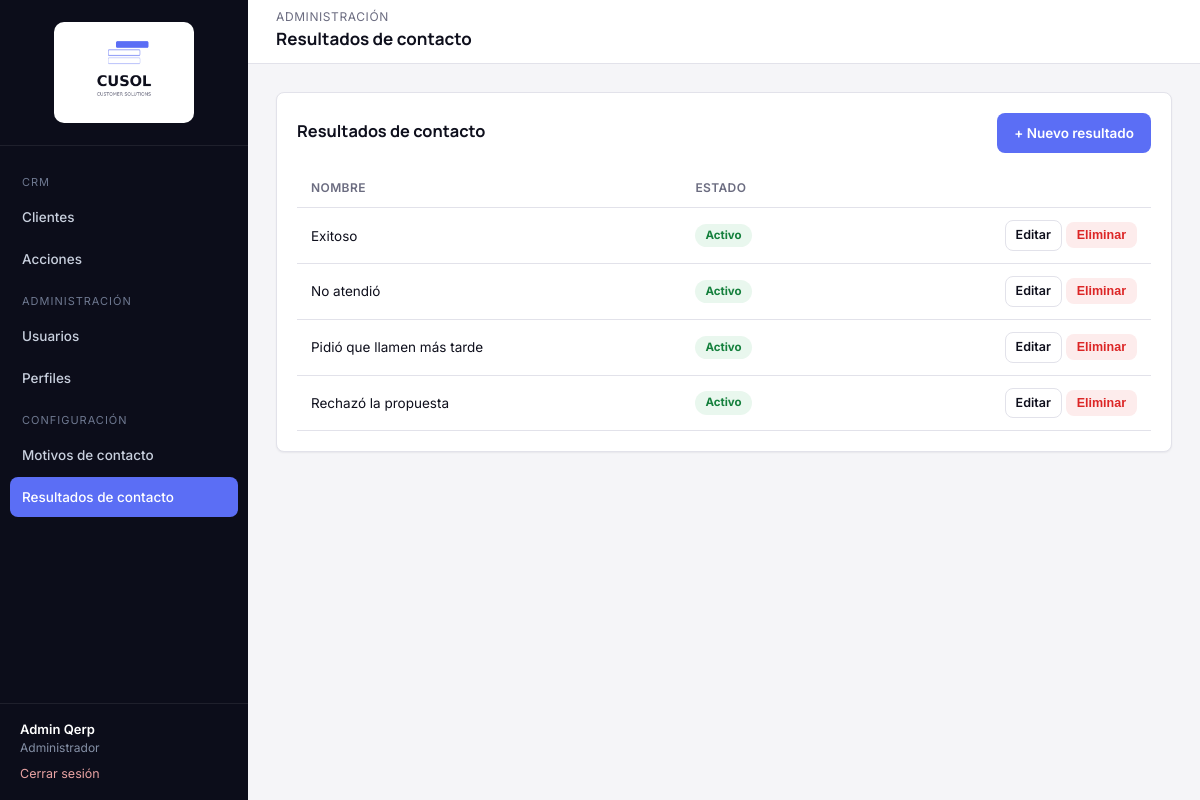
Screenshot of /modules/resultados-contacto/index.php (signed in) with the database file from the repository.
### tables this page shows
CREATE TABLE qerp_secciones (
  id INT PRIMARY KEY AUTO_INCREMENT,
  nombre VARCHAR(100) NOT NULL,
  slug VARCHAR(100) NOT NULL UNIQUE,
  icono VARCHAR(50) DEFAULT NULL,
  grupo VARCHAR(50) NOT NULL DEFAULT 'General',
  orden INT DEFAULT 0
);

CREATE TABLE qerp_resultados_contacto (
  id INT PRIMARY KEY AUTO_INCREMENT,
  nombre VARCHAR(100) NOT NULL,
  activo TINYINT(1) NOT NULL DEFAULT 1
);

### includes/funciones.php (called while the page is built, shortened)
<?php
function estaLogueado(): bool
{
    return isset($_SESSION['usuario_id']);
}
function usuarioActual(): ?array
{
    return [
        'id'         => $_SESSION['usuario_id'],
        'nombre'     => $_SESSION['usuario_nombre'],
        'apellido'   => $_SESSION['usuario_apellido'],
        'mail'       => $_SESSION['usuario_mail'],
        'perfil_id'  => $_SESSION['perfil_id'],
        'perfil'     => $_SESSION['perfil_nombre'],
    ];
}
function tienePermiso(PDO $pdo, string $slugSeccion, string $accion = 'ver'): bool
{
    $accionesValidas = ['ver', 'crear', 'editar', 'eliminar'];
    static $cache = [];
    $clave = $_SESSION['perfil_id'] . '-' . $slugSeccion;
    if (!isset($cache[$clave])) {
        $stmt = $pdo->prepare(
            "SELECT pp.ver, pp.crear, pp.editar, pp.eliminar
             FROM qerp_perfil_permisos pp
             INNER JOIN qerp_secciones s ON s.id = pp.seccion_id
             WHERE pp.perfil_id = :perfil_id AND s.slug = :slug
             LIMIT 1"
        );
        $stmt->execute([
            ':perfil_id' => $_SESSION['perfil_id'],
            ':slug'      => $slugSeccion,
        ]);
        $cache[$clave] = $stmt->fetch() ?: ['ver' => 0, 'crear' => 0, 'editar' => 0, 'eliminar' => 0];
    }
    return (bool) $cache[$clave][$accion];
}
function requerirPermiso(PDO $pdo, string $slugSeccion, string $accion = 'ver'): void
{
    if (!tienePermiso($pdo, $slugSeccion, $accion)) {
        http_response_code(403);
        include __DIR__ . '/../includes/403.php';
        exit;
    }
}
function asset(string $ruta): string
{
    $rutaFs = $_SERVER['DOCUMENT_ROOT'] . QERP_URL_BASE . $ruta;
    $version = file_exists($rutaFs) ? filemtime($rutaFs) : time();
    return QERP_URL_BASE . $ruta . '?v=' . $version;
}
function e(?string $valor): string
{
    return htmlspecialchars($valor ?? '', ENT_QUOTES, 'UTF-8');
}
function obtenerSeccionesMenu(PDO $pdo): array
{
    $stmt = $pdo->query('SELECT * FROM qerp_secciones ORDER BY orden ASC');
    return $stmt->fetchAll();
}

### modules/resultados-contacto/index.php (the view, shortened to what this page needs)
<?php
require_once __DIR__ . '/../../config/conexion.php';
require_once __DIR__ . '/../../includes/funciones.php';
requerirPermiso($pdo, 'resultados-contacto', 'ver');
$tituloPagina = 'Resultados de contacto';
$eyebrowPagina = 'Administración';
$slugSeccionActual = 'resultados-contacto';
$puedeCrear  = tienePermiso($pdo, 'resultados-contacto', 'crear');
$puedeEditar = tienePermiso($pdo, 'resultados-contacto', 'editar');
$puedeBorrar = tienePermiso($pdo, 'resultados-contacto', 'eliminar');
$resultados = $pdo->query('SELECT * FROM qerp_resultados_contacto ORDER BY nombre')->fetchAll();
include __DIR__ . '/../../includes/header.php';
?>
<div class="card">
    <div class="card-header">
        <h3>Resultados de contacto</h3>
        <?php if ($puedeCrear): ?>
            <a href="nuevo.php" class="btn btn-primary">+ Nuevo resultado</a>
        <?php endif; ?>
    </div>
    <div class="tabla-responsive">
    <table class="tabla-qerp">
        <thead>
            <tr>
                <th>Nombre</th>
                <th>Estado</th>
                <th></th>
            </tr>
        </thead>
        <tbody>
            <?php foreach ($resultados as $r): ?>
            <tr>
                <td><?= e($r['nombre']) ?></td>
                <td>
                    <span class="badge <?= $r['activo'] ? 'badge-activo' : 'badge-inactivo' ?>">
                        <?= $r['activo'] ? 'Activo' : 'Inactivo' ?>
                    </span>
                </td>
                <td style="text-align:right;white-space:nowrap;">
                    <?php if ($puedeEditar): ?>
                        <a href="editar.php?id=<?= (int) $r['id'] ?>" class="btn btn-outline btn-sm">Editar</a>
                    <?php endif; ?>
                    <?php if ($puedeBorrar): ?>
                        <form method="post" action="eliminar.php" style="display:inline;"
                              onsubmit="return confirm('¿Eliminar este resultado?');">
                            <button type="submit" class="btn btn-danger btn-sm">Eliminar</button>
                        </form>
                    <?php endif; ?>
                </td>
            </tr>
            <?php endforeach; ?>
        </tbody>
    </table>
    </div>
</div>
<?php include __DIR__ . '/../../includes/footer.php'; ?>

### includes/header.php (shortened to what this page needs)
<!DOCTYPE html>
<html lang="es">
<head>
    <link rel="stylesheet" href="<?= asset('/assets/css/style.css') ?>">
</head>
<body>
<div class="qerp-shell">
    <?php include __DIR__ . '/sidebar.php'; ?>
    <div class="qerp-main">
        <header class="qerp-header">
            <div>
                <?php if (!empty($eyebrowPagina)): ?>
                    <div class="eyebrow"><?= e($eyebrowPagina) ?></div>
                <?php endif; ?>
                <h1><?= e($tituloPagina ?? '') ?></h1>
            </div>
        </header>
        <main class="qerp-content">

### includes/sidebar.php (shortened to what this page needs)
<?php
$usuario = usuarioActual();
$secciones = obtenerSeccionesMenu($pdo);
$slugActual = $slugSeccionActual ?? '';
$grupos = [];
foreach ($secciones as $s) {
    $grupos[$s['grupo'] ?? 'General'][] = $s;
}
$ordenGrupos = ['CRM', 'Administración', 'Configuración'];
?>
<aside class="qerp-sidebar" id="qerpSidebar">
    <div class="brand">
        <img src="<?= QERP_URL_BASE ?>/assets/img/logo-cusol.png" alt="CUSOL" class="logo-sidebar">
    </div>
    <nav class="qerp-nav">
        <?php foreach ($ordenGrupos as $grupo): ?>
            <?php
                $items = array_filter($grupos[$grupo] ?? [], fn($s) => tienePermiso($pdo, $s['slug'], 'ver'));
            ?>
            <div class="seccion-titulo"><?= e($grupo) ?></div>
            <?php foreach ($items as $s): ?>
                <a href="<?= QERP_URL_BASE ?>/modules/<?= e($s['slug']) ?>/index.php"
                   class="<?= $slugActual === $s['slug'] ? 'activo' : '' ?>">
                    <?= e($s['nombre']) ?>
                </a>
            <?php endforeach; ?>
        <?php endforeach; ?>
    </nav>
    <div class="usuario-box">
        <div class="nombre"><?= e($usuario['nombre'] . ' ' . $usuario['apellido']) ?></div>
        <div class="perfil"><?= e($usuario['perfil']) ?></div>
        <a class="salir" href="<?= QERP_URL_BASE ?>/login/logout.php">Cerrar sesión</a>
    </div>
</aside>

### assets/css/style.css (style rules this page uses)
:root { --bg: #F5F5F8; --surface: #FFFFFF; --ink: #0E0F1C; --muted: #6B6C80; --border: #E2E2EA; --navy: #0C0D1A; --navy-light: #1B1D2E; --navy-hover: #262940; --accent: #5B6EF5; --accent-light: #ECEEFE; --accent-hover: #3A4FD4; --danger: #DC2626; --danger-light: #FDECEC; --success: #15803D; --success-light: #E9F7EE; --warning: #B45309; --warning-light: #FEF3E2; --radius: 8px; --shadow-sm: 0 1px 2px rgba(16, 24, 38, 0.06); --shadow-md: 0 4px 16px rgba(16, 24, 38, 0.08); --sidebar-w: 248px; --header-h: 64px; }
* { box-sizing: border-box; }
html, body { margin: 0; padding: 0; background: var(--bg); color: var(--ink); font-family: 'Inter', -apple-system, BlinkMacSystemFont, 'Segoe UI', sans-serif; font-size: 14px; line-height: 1.5; }
h1, h2, h3, h4 { font-family: 'Manrope', 'Inter', sans-serif; font-weight: 700; color: var(--ink); margin: 0 0 4px 0; }
a { color: var(--accent); text-decoration: none; }
.qerp-shell { display: flex; min-height: 100vh; }
.qerp-sidebar { width: var(--sidebar-w); background: var(--navy); color: #C9D0DE; flex-shrink: 0; position: fixed; top: 0; left: 0; bottom: 0; display: flex; flex-direction: column; }
.qerp-sidebar .brand { display: flex; align-items: center; justify-content: center; padding: 22px 20px; border-bottom: 1px solid rgba(255,255,255,0.08); }
.logo-sidebar { width: 140px; height: auto; background: #fff; border-radius: 10px; padding: 10px 12px; }
.qerp-nav { padding: 16px 10px; flex: 1; overflow-y: auto; }
.qerp-nav .seccion-titulo { text-transform: uppercase; font-size: 11px; letter-spacing: 1px; color: #6E7890; padding: 12px 12px 6px; }
.qerp-nav a { display: flex; align-items: center; gap: 10px; padding: 10px 12px; border-radius: var(--radius); color: #C9D0DE; font-weight: 500; font-size: 13.5px; margin-bottom: 2px; }
.qerp-nav a.activo { background: var(--accent); color: #fff; }
.qerp-sidebar .usuario-box { padding: 16px 20px; border-top: 1px solid rgba(255,255,255,0.08); font-size: 13px; }
.qerp-sidebar .usuario-box .nombre { color: #fff; font-weight: 600; }
.qerp-sidebar .usuario-box .perfil { color: #8590A6; font-size: 12px; }
.qerp-sidebar .usuario-box a.salir { display: inline-block; margin-top: 8px; color: #E9A3A3; font-size: 12.5px; }
.qerp-main { margin-left: var(--sidebar-w); flex: 1; display: flex; flex-direction: column; min-height: 100vh; }
.qerp-header { height: var(--header-h); background: var(--surface); border-bottom: 1px solid var(--border); display: flex; align-items: center; justify-content: space-between; padding: 0 28px; position: sticky; top: 0; z-index: 10; }
.qerp-header h1 { font-size: 17px; }
.qerp-header .eyebrow { font-size: 12px; color: var(--muted); text-transform: uppercase; letter-spacing: 0.6px; }
.qerp-content { padding: 28px; flex: 1; }
.card { position: relative; background: var(--surface); border: 1px solid var(--border); border-radius: var(--radius); box-shadow: var(--shadow-sm); padding: 20px; }
.card-header { display: flex; align-items: center; justify-content: space-between; margin-bottom: 16px; }
.btn { display: inline-flex; align-items: center; gap: 6px; padding: 9px 16px; border-radius: var(--radius); border: 1px solid transparent; font-size: 13.5px; font-weight: 600; cursor: pointer; text-decoration: none !important; }
.btn-primary { background: var(--accent); color: #fff; }
.btn-outline { background: transparent; border-color: var(--border); color: var(--ink); }
.btn-danger { background: var(--danger-light); color: var(--danger); }
.btn-sm { padding: 5px 10px; font-size: 12.5px; }
table.tabla-qerp { width: 100%; border-collapse: collapse; font-size: 13.5px; }
.tabla-qerp th { text-align: left; color: var(--muted); font-weight: 600; font-size: 12px; text-transform: uppercase; letter-spacing: 0.4px; padding: 10px 14px; border-bottom: 1px solid var(--border); }
.tabla-qerp td { padding: 12px 14px; border-bottom: 1px solid var(--border); color: var(--ink); }
.tabla-responsive { overflow-x: auto; }
.badge { display: inline-block; padding: 3px 10px; border-radius: 20px; font-size: 11.5px; font-weight: 700; }
.badge-activo, .badge-completado { background: var(--success-light); color: var(--success); }

### rows the page displays
qerp_secciones: nombre "Clientes"
qerp_secciones: nombre "Acciones"
qerp_secciones: nombre "Usuarios"
qerp_secciones: nombre "Perfiles"
qerp_secciones: nombre "Motivos de contacto"
qerp_secciones: nombre "Resultados de contacto"
qerp_resultados_contacto: nombre "Exitoso", activo "Activo"
qerp_resultados_contacto: nombre "No atendió", activo "Activo"
qerp_resultados_contacto: nombre "Pidió que llamen más tarde", activo "Activo"
qerp_resultados_contacto: nombre "Rechazó la propuesta", activo "Activo"

### other values shown
$grupo "CRM"
$grupo "ADMINISTRACIÓN"
$grupo "CONFIGURACIÓN"
$usuario['nombre'] . ' ' . $usuario['apellido'] "Admin Qerp"
$usuario['perfil'] "Administrador"
$eyebrowPagina "ADMINISTRACIÓN"
